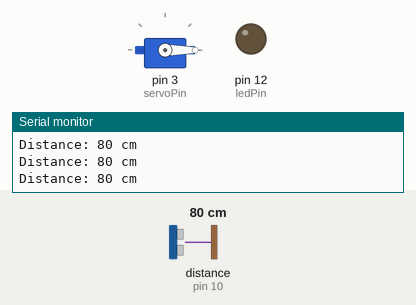
Recording of a sketch running on a simulated Arduino Uno, built with avr-gcc and run on an emulated ATmega328P. On the bench: servo, output pins drawn as LEDs (lit = HIGH), the last lines printed to the serial monitor. Wiring (inferred from the names in the program): ultrasonic range finder: trigger pin 9; echo pin 10. The inputs (shaded band) are chosen by the test bench; at power-on: distance to the obstacle (sensor on pin 10) 80 cm. The echo pulse lasts 58.3 µs per cm; pins used as bus, display or sensor lines are not drawn.

Above: at 1.2 s.
1.3 s: distance to the obstacle (sensor on pin 10) set to 45 cm
4.3 s: distance to the obstacle (sensor on pin 10) set to 37 cm
At 5.4 s:
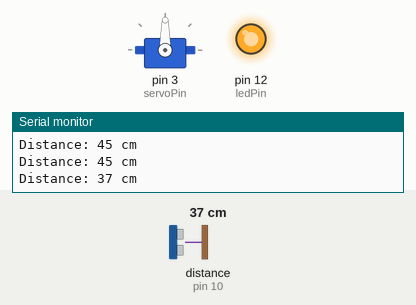
7.3 s: distance to the obstacle (sensor on pin 10) set to 60 cm
At 7.79 s:
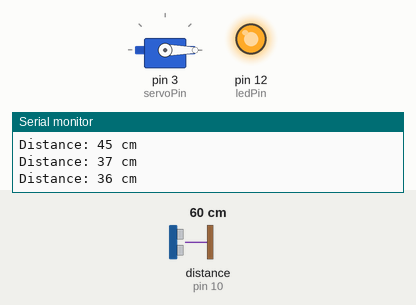
9.3 s: distance to the obstacle (sensor on pin 10) set to 2 cm
At 10.3 s:
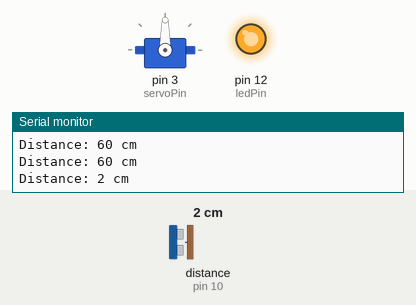
Timing chart, 0 to 13.3 s (numbered marks = the images above; inputs shaded):
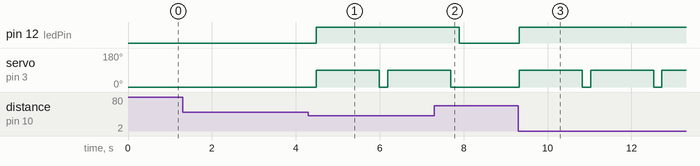

Measured:
- the behaviour switches between 41 and 40 cm on distance to the obstacle (sensor on pin 10) (found by bisection; images 0 and 1)
- after the input at 4.3 s, pin 12 (ledPin): LOW → HIGH after 0.19 s; servo on pin 3 (servoPin): 0° → 90° after 0.19 s, → 0° 1.5 s later, → 90° 0.20 s later
- after the input at 7.3 s, pin 12 (ledPin): HIGH → LOW after 0.60 s; servo on pin 3 (servoPin): goes on until 7.7 s, then stays 0°
- after the input at 9.3 s, pin 12 (ledPin): LOW → HIGH at once; servo on pin 3 (servoPin): alternates 90° for 1.5 s and 0° for 0.20 s, starting at once

The sketch:

class_step31.ino
```cpp
/*
 * Ultrasonic Sensor with Servo and LED (Tinkercad)
 * Wiring assumed from the diagram:
 *  - HC-SR04: Trig -> D7, Echo -> D6, Vcc -> 5V, GND -> GND
 *  - Servo:  Signal -> D9, Vcc -> 5V, GND -> GND
 *  - LED:    Anode -> D13 (through resistor), Cathode -> GND
 */

#include <Servo.h>

const int trigPin = 9;
const int echoPin = 10;
const int ledPin  = 12;
const int servoPin = 3;

const int thresholdDistance = 40;   // cm (open if object is nearer than this)
const int openAngle  = 90;          // gate open angle
const int closeAngle = 0;           // gate closed angle

Servo gateServo;

long readDistanceCm() {
  // Trigger a 10 µs pulse
  digitalWrite(trigPin, LOW);
  delayMicroseconds(2);
  digitalWrite(trigPin, HIGH);
  delayMicroseconds(10);
  digitalWrite(trigPin, LOW);

  // Read echo with a timeout (30 ms ≈ ~5 m max). Returns 0 if no echo.
  unsigned long duration = pulseIn(echoPin, HIGH, 30000UL);

  if (duration == 0) return 9999;            // treat as "out of range"
  return (long)(duration * 0.0343 / 2.0);    // distance in cm
}

void setup() {
  pinMode(trigPin, OUTPUT);
  pinMode(echoPin, INPUT);
  pinMode(ledPin, OUTPUT);

  gateServo.attach(servoPin);
  gateServo.write(closeAngle);

  Serial.begin(9600);
}

void loop() {
  long distance = readDistanceCm();

  Serial.print("Distance: ");
  Serial.print(distance);
  Serial.println(" cm");

  if (distance <= thresholdDistance) {
    digitalWrite(ledPin, HIGH);
    gateServo.write(openAngle);
    delay(1500);                 // hold open
    gateServo.write(closeAngle);
  } else {
    digitalWrite(ledPin, LOW);
    gateServo.write(closeAngle);
  }

  delay(200);
}
```
